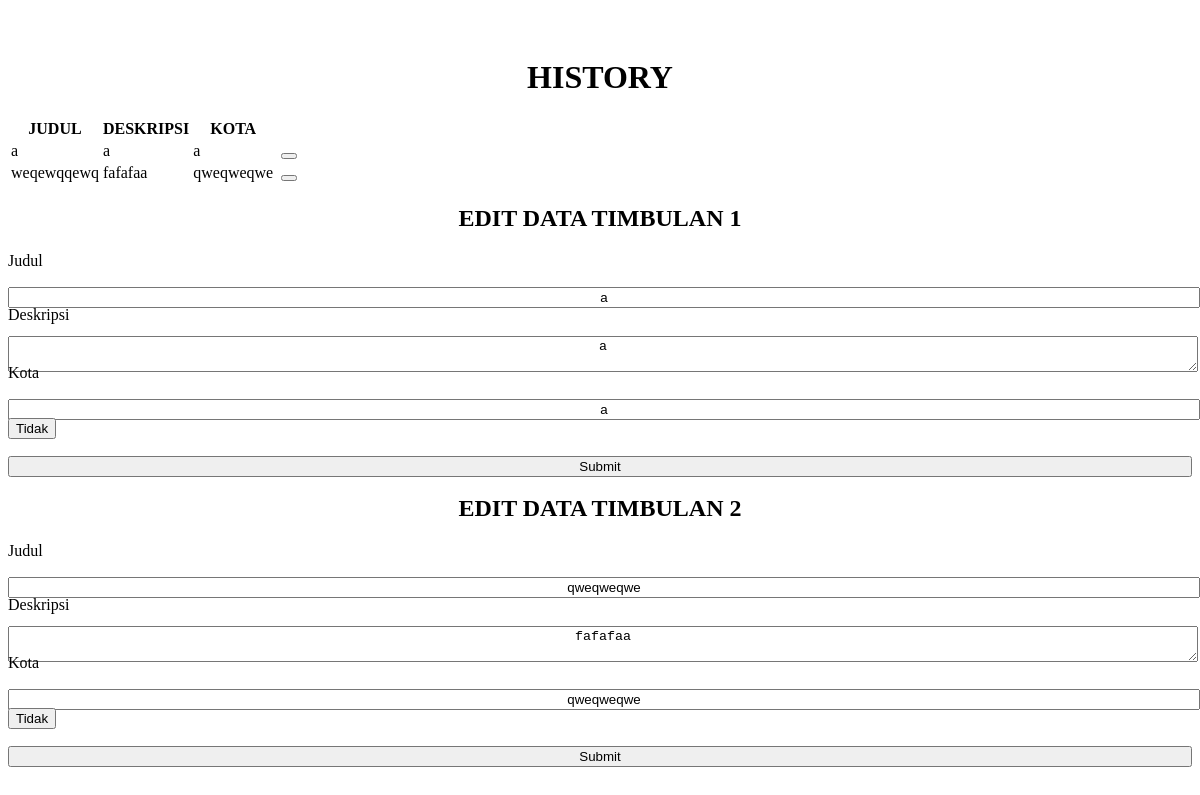
/index.php/history/timbulan, run on the app's committed database.
### tables this page shows
CREATE TABLE `timbulan` (
  `id` int(11) NOT NULL,
  `judul` varchar(255) NOT NULL,
  `deskripsi` varchar(500) NOT NULL,
  `kota` varchar(255) NOT NULL
);

### application/controllers/history.php (called while the page is built, shortened)
<?php
class history extends CI_Controller {
  public function __construct()
  {
    $this->load->model('timbulan_M');
  }
  public function timbulan()
	{
		$data['timbul'] = $this->timbulan_M->getAllTimbulan();
		$this->load->view('history/index',$data);
	}
}

### index.php (called while the page is built, shortened)
<?php
require_once BASEPATH.'core/CodeIgniter.php';

### application/models/timbulan_M.php (called while the page is built, shortened)
<?php defined('BASEPATH') OR exit('No direct script access allowed');
class timbulan_M extends CI_model
{
	public function getAllTimbulan()
	{
 		return $this->db->get('timbulan')->result();
	}
}

### application/views/history/index.php (the view, shortened to what this page needs)
<!DOCTYPE html>
<html lang="en" dir="ltr">
  <head>
    <link href="<?php echo base_url('assets/css/style.css')?>" rel="stylesheet">
  </head>
  <body class="ftco-section ftco-slant ftco-slant-light  bg-light ftco-slant ftco-slant-white" id="section-help">
    <h1>HISTORY</h1>
    <table class="table">
      <thead>
        <tr>
          <th>JUDUL</th>
          <th>DESKRIPSI</th>
          <th>KOTA</th>
        </tr>
      </thead>
      <tbody>
        <?php foreach ($timbul as $t ) {?>
        <tr>
          <td><?php echo $t->judul ?></td>
          <td><?php echo $t->deskripsi ?></td>
          <td><?php echo $t->kota ?></td>
          <td><a type="button" class="btn btn-danger"  href="<?php echo base_url('index.php/history/hapustimbulan/'.$t->id); ?>" onClick="return confirm('Apakah Anda Yakin?')" ><i class="fas fa-user-times"></i></a></td>
          <td><button type="button" class="btn btn-warning" data-toggle="modal" data-target="#edit<?php echo $t->id ?>"><i class="fas fa-user-edit"></i></button></td>
        </tr>
        <?php } ?>
      </tbody>
    </table>
<?php foreach ($timbul as $t ) {?>
  <div class="modal fade" id="edit<?php echo $t->id ?>" tabindex="-1" role="dialog" aria-labelledby="exampleModalLabel" aria-hidden="true">
    <div class="modal-dialog" role="document">
      <div class="modal-content">
        <div class="modal-header">
        <center><h2>EDIT DATA TIMBULAN <?php echo $t->id ?> </h2></center>
        </div>
        <div class="modal-body">
        <form method="post" action="<?php echo base_url(); ?>history/edittimbulan">
          <div class="form-group">
            <label for="formGroupExampleInput">Judul</label>
            <input type="text" class="form-control" id="formGroupExampleInput" placeholder="Judul" name="judul"  value="<?php echo $t->kota ?>" required>
          </div>
          <div class="form-group">
            <label for="formGroupExampleInput2">Deskripsi</label>
            <textarea type="text" class="form-control" id="formGroupExampleInput2" placeholder="Deskripsi" name="deskripsi" required><?php echo $t->deskripsi ?></textarea>
          </div>
          <div class="form-group">
            <label for="formGroupExampleInput2">Kota</label>
            <input type="text" class="form-control" id="formGroupExampleInput2" placeholder="Kota" name="kota" value="<?php echo $t->kota ?>" required>
          </div>
        </div>
        <div class="modal-footer">
          <button type="button" class="btn btn-secondary" data-dismiss="modal">Tidak</button>
        <input  type="submit" class="btn btn-primary" id="hapus" value="Submit" placeholder="Simpan">
        </div>
      </div>
    </div>
  </div>
<?php } ?>
  </body>
</html>

### assets/css/style.css (style rules this page uses)
body { margin-top: 59px; }
h1 { text-align: center; }
input { margin-top: 17px; margin-bottom: -3px; width: 100%; text-align: center; }
textarea { display: block; margin-top: 12px; margin-bottom: -8px; width: 100%; text-align: center; }

### data on the page
timbulan: judul "a", deskripsi "a", kota "a", id "1"
timbulan: judul "weqewqqewq", deskripsi "fafafaa", kota "qweqweqwe", id "2", judul "qweqweqwe"
